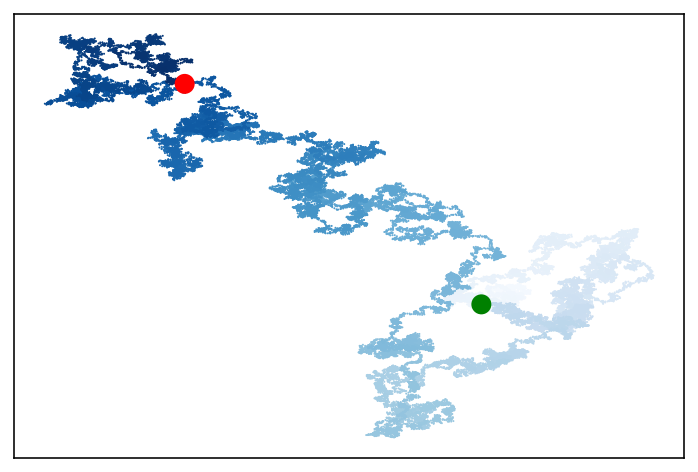

This chart was generated by the following Python code:
#!/usr/bin/env python3
# -*- coding: utf-8 -*-
"""
Created on Fri Apr 11 18:26:49 2025

@author: sergio
"""

# Importando biblioteca
import matplotlib.pyplot as plt

# Importando classe
from random_walk import RandomWalk

# Continua criando novos passeios enquanto o programa estiver ativo
while True:
    # Cria um passeio aleatório e plota os pontos
    
    # Criando instância
    rw = RandomWalk(50000)
    # Definindo passeio aleatório
    rw.fill_walk()

    point_numbers = list(range(rw.num_points))
    #Plotando gráfico de distribuição
    plt.scatter(rw.x_values, rw.y_values, c=point_numbers, cmap=plt.cm.Blues, 
            edgecolors='none', s=1)
    
    #Enfatiza o primeiro e último ponto
    plt.scatter(0, 0, c='green', edgecolors='none', s=100)
    plt.scatter(rw.x_values[-1], rw.y_values[-1], c='red', edgecolors='none', s=100)
    
    # Obtém a referência aos eixos correntes
    ax = plt.gca()
    #Removendo eixos
    ax.get_xaxis().set_visible(False)
    ax.get_yaxis().set_visible(False)
    
    plt.show() # Mostra gráfico
    
    keep_running = input("Make another walk? (y/n):")
    if keep_running == 'n':
        break
